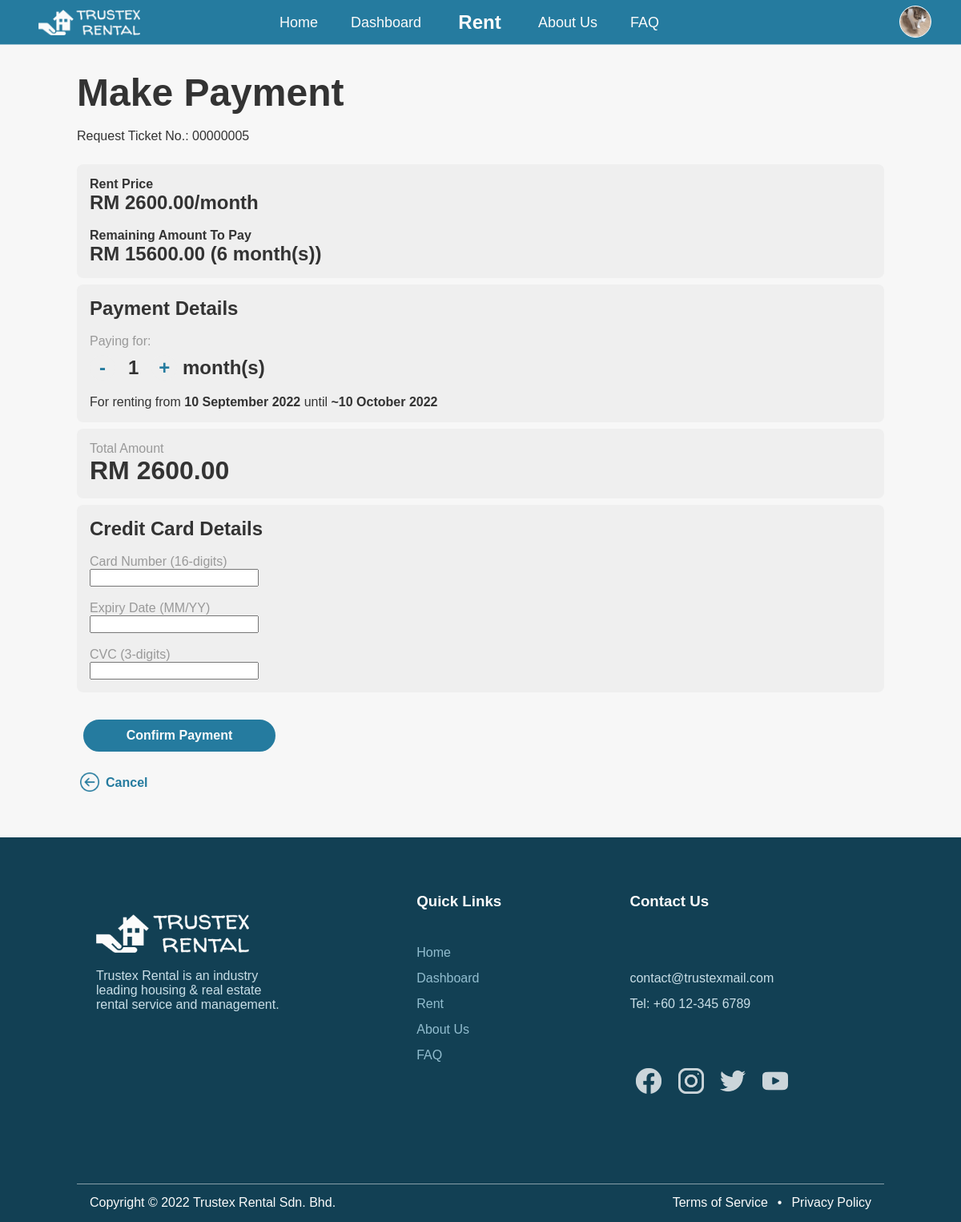
Page /payment.php?ticket=5 (signed in) on the earlier database version.
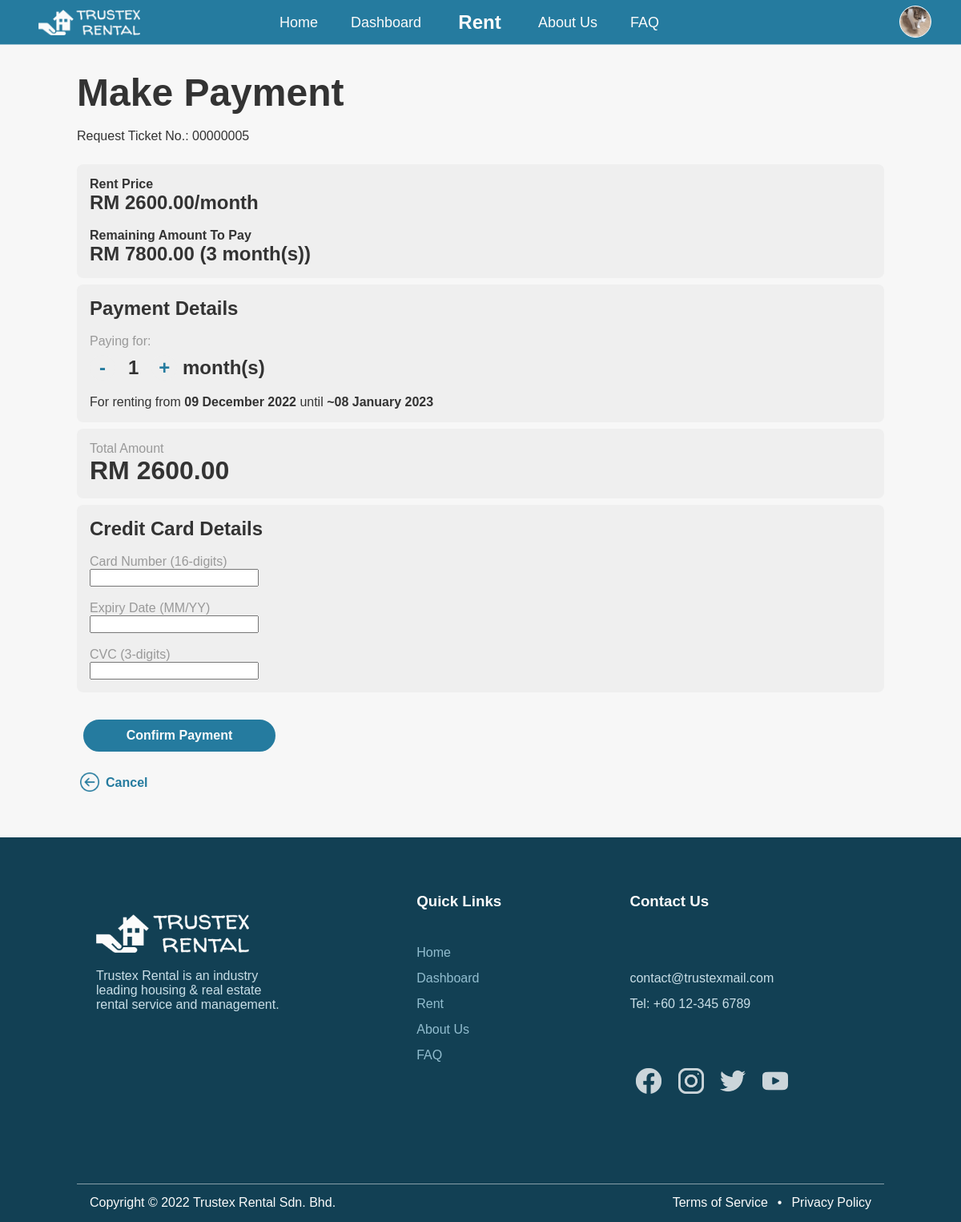
Same page on the later database version.
### tables this page shows
CREATE TABLE `request` (
  `ticketNo` int(8) NOT NULL,
  `userID` int(10) NOT NULL,
  `listingID` int(12) NOT NULL,
  `requestTimestamp` timestamp NOT NULL DEFAULT current_timestamp() ON UPDATE current_timestamp(),
  `rentStartDate` date DEFAULT NULL,
  `rentEndDate` date DEFAULT NULL,
  `rentDuration` int(2) NOT NULL,
  `rentNumTenants` int(2) NOT NULL,
  `requestStatus` varchar(32) NOT NULL DEFAULT 'Pending'
);

### payment.php (the view, shortened to what this page needs)
<?php
  $ticket_no = $_GET['ticket'];
  include("dbconnect.php");
  $sql = "SELECT *
          FROM request
          LEFT JOIN (
            SELECT propertyName, propertyAddress, listingID, landlord.landlordRegNo, userFName, userLName, rentPrice
            FROM property, listing, user, landlord
            WHERE listing.propertyID = property.propertyID AND landlord.landlordRegNo = property.landlordRegNo AND user.userID = landlord.userID
          ) AS list ON request.listingID = list.listingID
          WHERE ticketNo = '$ticket_no'";
  $result = mysqli_query($connect, $sql);
  $rent = mysqli_fetch_assoc($result);
?>
<!DOCTYPE html>
<html>
  <body id="payment">
    <div class="default-container container-margin">
      <form method="POST" action="" enctype="multipart/form-data">
        <?php
          include("dbconnect.php");
          $sql = "SELECT *
                  FROM payment
                  WHERE ticketNo = '$ticket_no'";
          $payments = mysqli_query($connect, $sql);
          $num_payments_made = 0;
          while ($payment = mysqli_fetch_array($payments)) {
            $num_payments_made += $payment['paymentDuration'];
          }
          $months_left = $rent['rentDuration'] - $num_payments_made;
          $payments_left = $months_left * $rent['rentPrice'];
        ?>
        <h1>Make Payment</h1><br>
        <p>Request Ticket No.: <?php echo sprintf("%08d",$ticket_no) ?></p><br>
        <div class="payment-details">
          <p>Rent Price</p>
          <h2>RM <?php echo $rent['rentPrice'] ?>/month</h2></p><br>
          <p>Remaining Amount To Pay</p>
          <h2>RM <?php echo sprintf("%.2f",$payments_left) . " (" . $months_left . " month(s))" ?></h2>
        </div>
        <div class="payment-details">
          <h2>Payment Details</h2><br>
          <label for="num-month">Paying for: </label>
          <div class="num-input-container">
            <input type="button" onclick="dec('num-months',1)" value=" - ">
            <input id="num-months" class="num-input-box num-months" name="num-months" type="text" readonly required value="1">
            <input type="button" onclick="inc('num-months',<?php echo $months_left ?>)" value=" + ">
            month(s)
          </div><br>
          <?php
            $next_payment_date = new DateTime($rent['rentStartDate']);
            $num_days = $num_payments_made * 30;
            $next_payment_date->add(new DateInterval('P'.$num_days.'D'));
            $until_date = clone $next_payment_date;
            $num_days_paid = 1 * 30;
            $until_date->add(new DateInterval('P'.$num_days_paid.'D'));
          ?>
          <div id="pay-for-date">For renting from <b><?php echo $next_payment_date->format('d F Y') . "</b> until <b>~" . $until_date->format('d F Y') ?></b></div>
        </div>
        <div class="payment-details">
          <label for="amount-paid">Total Amount</label><br>
          <h2 id="total-amount" style="font-size: 2rem;">RM <?php echo sprintf("%.2f", $rent['rentPrice']) ?></h2>
        </div>
        <div class="payment-details">
          <h2>Credit Card Details</h2><br>
          <label for="card-no">Card Number (16-digits)</label><br>
          <input type="text" name="card-no" value="" maxlength="16" required><br><br>
          <label for="card-no">Expiry Date (MM/YY)</label><br>
          <input type="text" name="card-exp" value="" maxlength="5" required><br><br>
          <label for="card-no">CVC (3-digits)</label><br>
          <input type="password" name="card-cvc" value="" maxlength="3" required>
        </div>
        <br>
        <input class="make-payment-button" id="confirm-payment" type="submit" name="confirm-payment" value="Confirm Payment">
      </form>
      <br>
      <a class="return-dashboard" href="dashboard.php">
        <img src="assets/icons/back-button.png"></img>
        <h4>Cancel</h4>
      </a>
    </div>
  </body>
</html>

Differences in the rows shown:
changed request: rentDuration "6" → "3"; rentStartDate "10 September 2022" → "09 December 2022"; rentStartDate "10 October 2022" → "08 January 2023"
Other differences:
$payments_left: "15600.00" → "7800.00"
